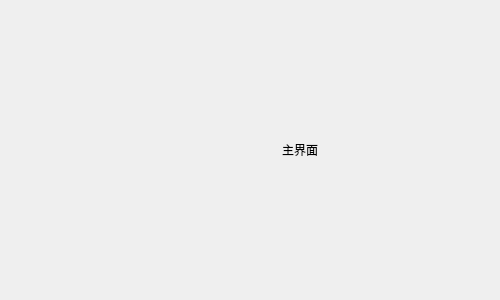
<?xml version="1.0" encoding="UTF-8"?>
<ui version="4.0">
 <class>FrmNavigationBarForm</class>
 <widget class="QWidget" name="FrmNavigationBarForm">
  <property name="geometry">
   <rect>
    <x>0</x>
    <y>0</y>
    <width>500</width>
    <height>300</height>
   </rect>
  </property>
  <property name="windowTitle">
   <string>Form</string>
  </property>
  <layout class="QHBoxLayout" name="horizontalLayout">
   <property name="spacing">
    <number>0</number>
   </property>
   <property name="leftMargin">
    <number>0</number>
   </property>
   <property name="topMargin">
    <number>0</number>
   </property>
   <property name="rightMargin">
    <number>0</number>
   </property>
   <property name="bottomMargin">
    <number>0</number>
   </property>
   <item>
    <widget class="QWidget" name="widgetLeft" native="true">
     <property name="minimumSize">
      <size>
       <width>100</width>
       <height>0</height>
      </size>
     </property>
     <property name="maximumSize">
      <size>
       <width>100</width>
       <height>16777215</height>
      </size>
     </property>
     <layout class="QVBoxLayout" name="verticalLayout_6">
      <property name="spacing">
       <number>0</number>
      </property>
      <property name="leftMargin">
       <number>0</number>
      </property>
      <property name="topMargin">
       <number>0</number>
      </property>
      <property name="rightMargin">
       <number>0</number>
      </property>
      <property name="bottomMargin">
       <number>0</number>
      </property>
      <item>
       <widget class="QExtNavigationBar" name="navBar" native="true">
        <property name="lineWidth" stdset="0">
         <number>5</number>
        </property>
        <property name="horizontal" stdset="0">
         <bool>false</bool>
        </property>
        <property name="flat" stdset="0">
         <bool>true</bool>
        </property>
        <property name="radius" stdset="0">
         <number>0</number>
        </property>
       </widget>
      </item>
     </layout>
    </widget>
   </item>
   <item>
    <widget class="QStackedWidget" name="stackedWidget">
     <property name="sizePolicy">
      <sizepolicy hsizetype="Expanding" vsizetype="Preferred">
       <horstretch>0</horstretch>
       <verstretch>0</verstretch>
      </sizepolicy>
     </property>
     <property name="currentIndex">
      <number>0</number>
     </property>
     <widget class="QWidget" name="page1">
      <layout class="QVBoxLayout" name="verticalLayout">
       <item>
        <widget class="QLabel" name="lab1">
         <property name="sizePolicy">
          <sizepolicy hsizetype="Expanding" vsizetype="Preferred">
           <horstretch>0</horstretch>
           <verstretch>0</verstretch>
          </sizepolicy>
         </property>
         <property name="text">
          <string>主界面</string>
         </property>
         <property name="alignment">
          <set>Qt::AlignCenter</set>
         </property>
        </widget>
       </item>
      </layout>
     </widget>
     <widget class="QWidget" name="page2">
      <layout class="QVBoxLayout" name="verticalLayout_2">
       <item>
        <widget class="QLabel" name="lab2">
         <property name="text">
          <string>系统设置</string>
         </property>
         <property name="alignment">
          <set>Qt::AlignCenter</set>
         </property>
        </widget>
       </item>
      </layout>
     </widget>
     <widget class="QWidget" name="page3">
      <layout class="QVBoxLayout" name="verticalLayout_3">
       <item>
        <widget class="QLabel" name="lab3">
         <property name="text">
          <string>防区管理</string>
         </property>
         <property name="alignment">
          <set>Qt::AlignCenter</set>
         </property>
        </widget>
       </item>
      </layout>
     </widget>
     <widget class="QWidget" name="page4">
      <layout class="QVBoxLayout" name="verticalLayout_4">
       <item>
        <widget class="QLabel" name="lab4">
         <property name="text">
          <string>警情查询</string>
         </property>
         <property name="alignment">
          <set>Qt::AlignCenter</set>
         </property>
        </widget>
       </item>
      </layout>
     </widget>
     <widget class="QWidget" name="page5">
      <layout class="QVBoxLayout" name="verticalLayout_5">
       <item>
        <widget class="QLabel" name="lab5">
         <property name="text">
          <string>视频预览</string>
         </property>
         <property name="alignment">
          <set>Qt::AlignCenter</set>
         </property>
        </widget>
       </item>
      </layout>
     </widget>
    </widget>
   </item>
  </layout>
 </widget>
 <customwidgets>
  <customwidget>
   <class>QExtNavigationBar</class>
   <extends>QWidget</extends>
   <header>qextNavigationBar.h</header>
   <container>1</container>
  </customwidget>
 </customwidgets>
 <resources/>
 <connections/>
</ui>
